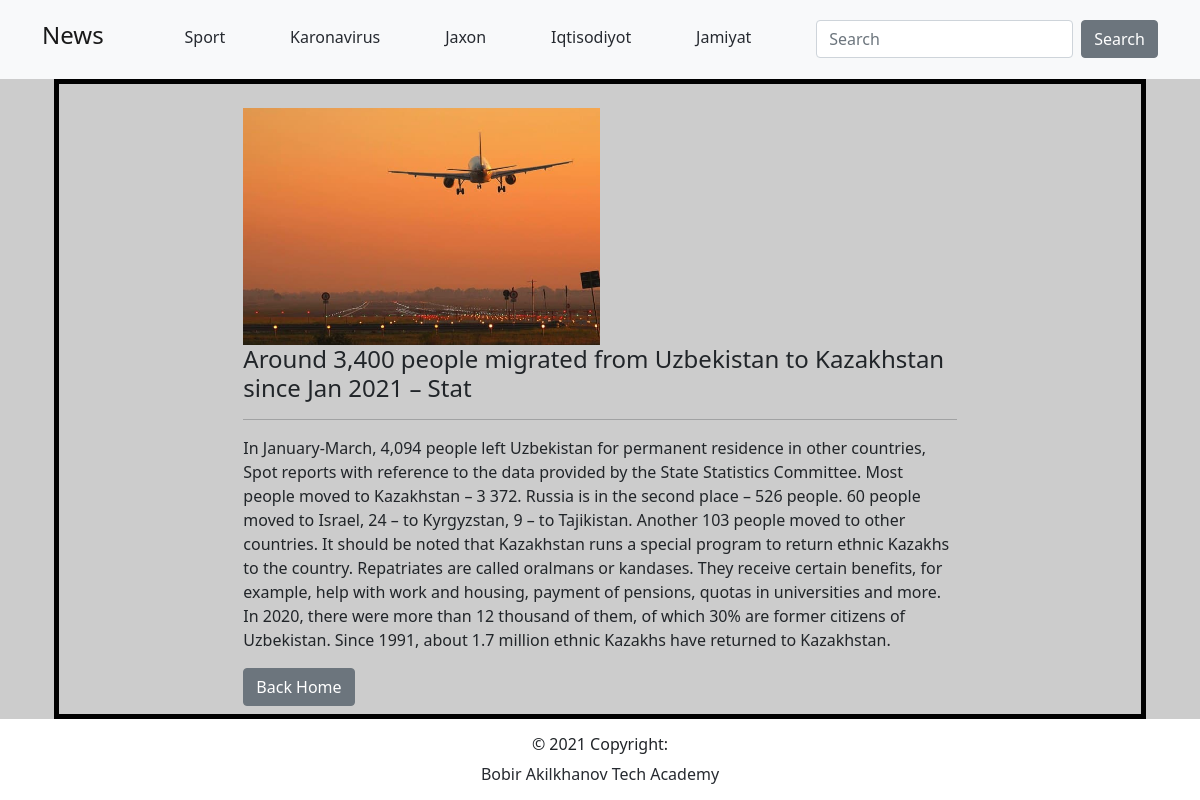
/news/19, run on the app's committed database.
### categories/models.py (models this page shows, shortened)
class CategoryModel(models.Model):
    title = models.CharField(max_length=30)
    class Meta:
        verbose_name = 'category'
        verbose_name_plural = 'categories'

### news/models.py (models this page shows, shortened)
class NewsModel(models.Model):
    title = models.CharField(max_length=80)
    description = models.TextField()
    created_at = models.DateTimeField(auto_now_add=True)
    image = models.ImageField()
    category = models.ForeignKey(CategoryModel, on_delete=models.PROTECT, related_name='category', null=True)
    class Meta:
        verbose_name = 'news'
        verbose_name_plural = 'news'

### news/views.py (the view)
# urls.py: path('news/<int:pk>', NewsDetailView.as_view(), name='detail')
class NewsDetailView(DetailView):
    template_name = 'news_detail.html'
    model = NewsModel

### website/content_processors.py (called while the page is built)
def get_categories(request):
    return {
        'categories': CategoryModel.objects.all()
    }

### templates/news_detail.html
{% extends 'home.html' %}
{% block content %}
    <div class="container">
        <div style="border: 5px solid black;">
            <div class="row mb-2 mt-4">
                <div class="col-8 offset-2">
                    <img class="w-50" src="{{ object.image.url }}">
                    <h4>{{ object.title }}</h4>
                    <hr>
                    {{ object.description|safe }}
                    <div class="mt-3">
                        <a  href="{% url 'news:list' %}">
                            <button class="btn btn-secondary">Back Home</button>
                        </a>
                    </div>
                </div>
            </div>
        </div>
    </div>
{% endblock %}

### templates/layouts/navbar.html
<nav class="navbar navbar-light bg-light p-3">
    <div class="container">
        <a href="{% url 'news:list' %}" class="navbar-brand">
            <h4>News</h4>
        </a>
        {% for i in categories %}
            <a href="{% url 'news:category' pk=i.pk %}">
                <h6 class="mt-1">{{ i.title }}</h6>
            </a>
        {% endfor %}
        <form class="d-flex">
            <input value="{{ request.GET.q }}" name="q" class="form-control me-2" type="search" placeholder="Search" aria-label="Search">
            <button class="btn btn-secondary" type="submit">Search</button>
        </form>
    </div>
</nav>

### templates/home.html (style rules this page uses)
body { background-color: #cccccc; }
a { text-decoration: none; color: rgb(38, 42, 48); }

### data on the page
CategoryModel: title "Sport"
CategoryModel: title "Karonavirus"
CategoryModel: title "Jaxon"
CategoryModel: title "Iqtisodiyot"
CategoryModel: title "Jamiyat"
NewsModel: image (picture), title "Around 3,400 people migrated from Uzbekistan to Kazakhstan since Jan 2021 – Stat", description "In January-March, 4,094 people left Uzbekistan for permanent residence in other countries, Spot reports with reference to the data provided by the State Statistics Committee. Most people moved to Kazakhstan – 3 372. Russia is in the second place – 526 people. 60 people moved to Israel, 24 – to Kyrgyzstan, 9 – to Tajikistan. Another 103 people moved to other countries. It should be noted that Kazakhstan runs a special program to return ethnic Kazakhs to the country. Repatriates are called oralmans or kandases. They receive certain benefits, for example, help with work and housing, payment of pensions, quotas in universities and more. In 2020, there were more than 12 thousand of them, of…"
